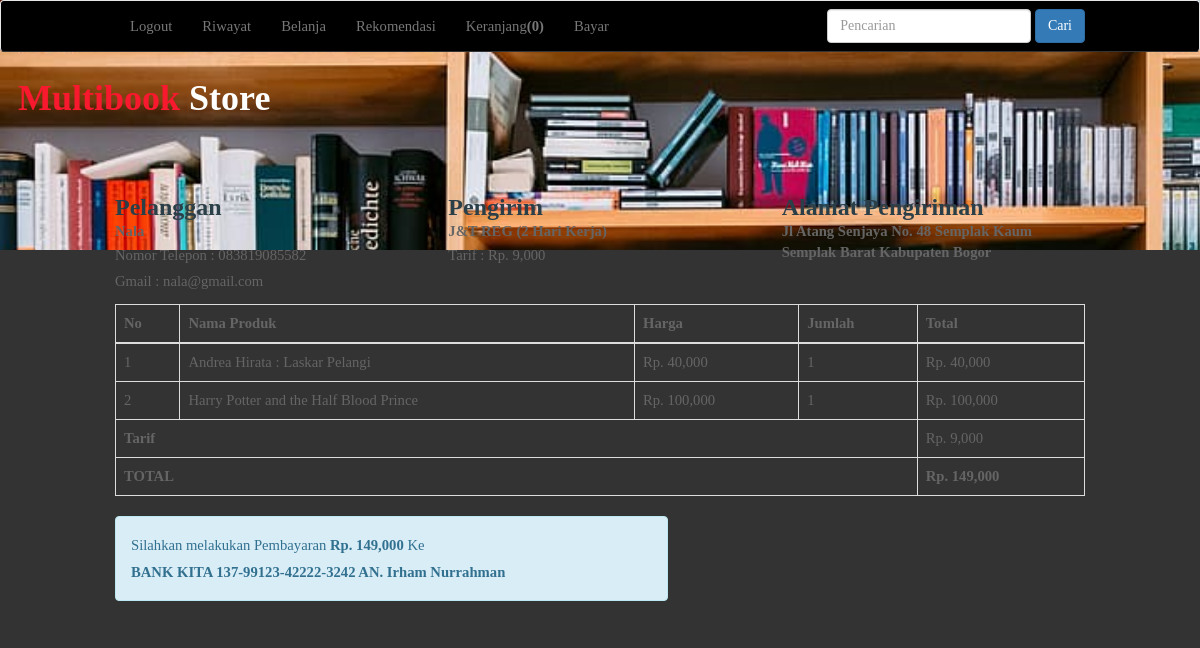
The app's page /nota.php?id=4 (signed in) with its own data.
### tables this page shows
CREATE TABLE `pembelian` (
  `id_pembelian` int(11) NOT NULL,
  `id_pelanggan` int(11) NOT NULL,
  `id_kurir` int(11) NOT NULL,
  `tanggal_pembelian` date NOT NULL,
  `total_pembelian` int(11) NOT NULL,
  `nama_kurir` varchar(100) NOT NULL,
  `tarif` int(11) NOT NULL,
  `alamat_pengiriman` text NOT NULL,
  `status_pembelian` varchar(100) NOT NULL DEFAULT 'Tertunda',
  `resi_pengiriman` varchar(50) NOT NULL
);

CREATE TABLE `pelanggan` (
  `id_pelanggan` int(11) NOT NULL,
  `gmail_pelanggan` varchar(100) NOT NULL,
  `password_pelanggan` varchar(50) NOT NULL,
  `nama_pelanggan` varchar(100) NOT NULL,
  `telepon_pelanggan` varchar(25) NOT NULL
);

CREATE TABLE `pembelian_produk` (
  `id_pembelian_produk` int(11) NOT NULL,
  `id_pembelian` int(11) NOT NULL,
  `id_produk` int(11) NOT NULL,
  `jumlah_pembelian` int(11) NOT NULL
);

CREATE TABLE `produk` (
  `id_produk` int(11) NOT NULL,
  `nama_produk` varchar(100) NOT NULL,
  `harga_produk` int(11) NOT NULL,
  `berat_produk` int(11) NOT NULL,
  `foto_produk` varchar(100) NOT NULL,
  `deskripsi_produk` text NOT NULL,
  `resep_produk` varchar(100) NOT NULL,
  `stok_produk` int(5) NOT NULL
);

### nota.php (the view, shortened to what this page needs)
<?php
	$koneksi = new mysqli("localhost","root","","tokobuku");
?>
<!DOCTYPE html>
<html>
<head>
	<link rel="stylesheet" type="text/css" href="admin/assets/css/bootstrap.css">
</head>
<body>
    <link href="assets/bootstrap/css/bootstrap.min.css" rel="stylesheet">
    <link href="assets/style.css" rel="stylesheet">
<body>
  <div id="container">
    <div id="header">
      <div class="headerBackground">
        <h1><font color="#f8192e"><br><br><b>&nbsp;&nbsp;Multibook</font><font color="#ffffff"> Store</font></b></h1>
      </div>
    </div>
  <body>
	<nav class="navbar navbar-default"style="background: black;" >
		<div class="container">
			<ul class="nav navbar-nav" style="background: black;">
				<?php if (isset($_SESSION['pelanggan'])): ?>
				<li><a href="logout.php" onclick="return confirm('Apakah Anda Yakin ?')">Logout</a></li>
				<li><a href="riwayat.php">Riwayat</a></li>
				<?php else: ?>
				<li><a href="login.php">Login</a></li>
				<li><a href="daftar.php">Daftar</a></li>
				<?php endif ?>
				<li><a href="index.php">Belanja</a></li>
				<?php if(!isset($_SESSION["keranjang"])) : ?>
					<li><a href="rekomendasi.php">Rekomendasi</a></li>
					<li><a href="keranjang.php">Keranjang<strong>(0)</strong></a></li>
			<?php endif ?>
				<li><a href="bayar.php">Bayar</a></li>
			</ul>
			<form action="pencarian.php" method="get" class="navbar-form navbar-right">
				<input type="text" name="keyword" class="form-control" placeholder="Pencarian">
				<button class="btn btn-primary">Cari</button>
			</form>
		</div>
	</nav>
	<section class="konten">
		<div class="container">
			<h2>Detail Pembelian</h2>
			<?php
				$ambil=$koneksi->query("SELECT * FROM pembelian JOIN pelanggan ON pembelian.id_pelanggan=pelanggan.id_pelanggan WHERE pembelian.id_pembelian='$_GET[id]'");
				$detail=$ambil->fetch_assoc();
			?>
			<p>
				Kode Pembelian : <strong>H-<?php echo $detail['id_pembelian']; ?>-S</strong><br>
				Tanggal Pembelian : <?php echo $detail['tanggal_pembelian']; ?> <br>
			</p>
			<div class="row">
				<div class="col-md-4">
					<h3>Pelanggan</h3>
					<strong><?php echo $detail['nama_pelanggan']?></strong>
					<p>Nomor Telepon :  <?php echo $detail['telepon_pelanggan']?><br>Gmail : <?php echo $detail['gmail_pelanggan']; ?>
					</p>
				</div>
				<div class="col-md-4">
					<h3>Pengirim</h3>
					<strong><?php echo $detail['nama_kurir']; ?></strong>
					<p>Tarif : Rp. <?php echo number_format($detail['tarif']); ?></p>
				</div>
				<div class="col-md-4">
					<h3>Alamat Pengiriman</h3>
					<strong><?php echo $detail['alamat_pengiriman']; ?></strong>
				</div>
			</div>
			<table class="table table-bordered">
				<thead>
					<tr>
						<th>No</th>
						<th>Nama Produk</th>
						<th>Harga</th>
						<th>Jumlah</th>
						<th>Total</th>
					</tr>
				</thead>
				<tbody>
					<?php $nomor=1; ?>
					<?php $totalbelanja=0;?>
					<?php $ambil=$koneksi->query("SELECT * FROM pembelian_produk JOIN produk ON pembelian_produk.id_produk=produk.id_produk WHERE pembelian_produk.id_pembelian='$_GET[id]'");?>
					<?php while($pecah=$ambil->fetch_assoc()) { ?>
						<?php $subharga =  $pecah['harga_produk']*$pecah['jumlah_pembelian']; ?>
					<tr>
						<td> <?php echo $nomor; ?></td>
						<td> <?php echo $pecah['nama_produk']; ?></td>
						<td> Rp. <?php echo number_format($pecah['harga_produk']); ?></td>
						<td> <?php echo $pecah['jumlah_pembelian']; ?></td>
						<td> Rp. <?php echo number_format($subharga); ?></td>
					</tr>
					<?php $nomor++ ?>
					<?php $totalbelanja+=$subharga; ?>
					<?php } ?>
				</tbody>
				<tfoot>
					<tr>
						<th colspan="4">Tarif</th>
						<td>Rp. <?php echo number_format($detail['tarif']); ?></td>
					</tr>
					<tr>
						<th colspan="4">TOTAL</th>
						<th>Rp. <?php echo number_format($totalbelanja+$detail['tarif']); ?></th>
					</tr>
				</tfoot>
			</table>
			<div class="row">
				<div class="col-md-7">
					<div class="alert alert-info">
						<p>
							Silahkan melakukan Pembayaran <strong>Rp. <?php echo number_format($detail['total_pembelian'])?></strong>
							Ke <br>
							<strong>BANK KITA 137-99123-42222-3242 AN. Irham Nurrahman</strong>
						</p>
					</div>
				</div>
			</div>
		</div>
	</section>
</body>
</html>

### css/style.css (style rules this page uses)
* { margin:0px auto; }
html, body { height: 100%; }
body { margin: 0px; padding: 0px; background: #333333; font-family: 'Varela', sans-serif; font-size: 11pt; font-weight: 300; color: #656565; }
h1, h2, h3 { margin: 0; padding: 0; font-weight: 700; color: #2B3F48; }
p, ol, ul { margin-top: 0; }
ol, ul { padding: 0; list-style: none; }
p { line-height: 180%; }
a { color: #0000FF; }
.container { overflow: hidden; margin: 0em auto; width: 1000px; }
.box1, .box2, .box3, { float: left; margin-right: 20px; }
#header { width: 100%; z-index: :1000; position: fixed; height:60px; background: #f8192e; }
* { box-sizing: border-box; }
body { font-family: "lora"; }
.navbar { background-color: #171717; border-bottom: 1px solid #333333; }

### nota.php (style rules this page uses)
#header .headerBackground { width: 1520px; height: 250px; background: url(img/background.jpg); background-size: cover; }
#header { background: blue; width: 940px; height: 240px; }
h1 { padding-top: 0px; }

### records on screen
pembelian: id_pelanggan.nama_pelanggan "Nala", id_pelanggan.telepon_pelanggan "083819085582", id_pelanggan.gmail_pelanggan "nala@gmail.com", nama_kurir "J&T REG (2 Hari Kerja)", tarif "9,000", alamat_pengiriman "Jl Atang Senjaya No. 48 Semplak Kaum Semplak Barat Kabupaten Bogor", $totalbelanja+$detail['tarif'] "149,000", total_pembelian "149,000"
pembelian_produk: id_produk.nama_produk "Andrea Hirata : Laskar Pelangi", id_produk.harga_produk "40,000", jumlah_pembelian "1", subharga "40,000"
pembelian_produk: id_produk.nama_produk "Harry Potter and the Half Blood Prince", id_produk.harga_produk "100,000", jumlah_pembelian "1", subharga "100,000"
